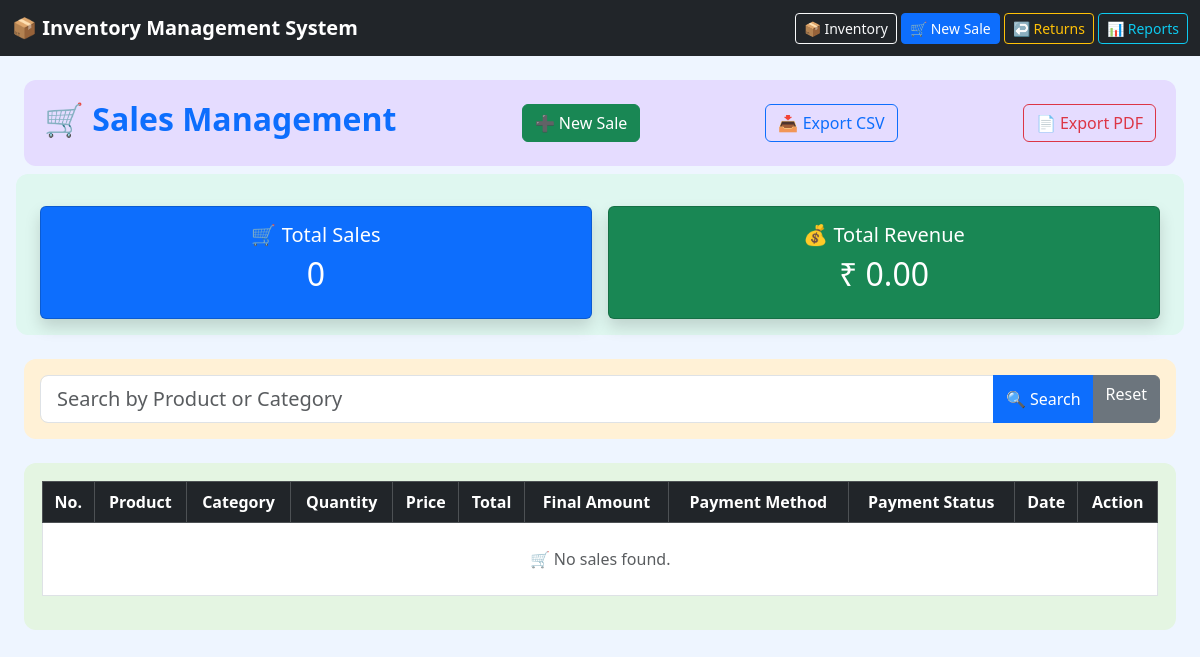
Before: /sales with the older database file.
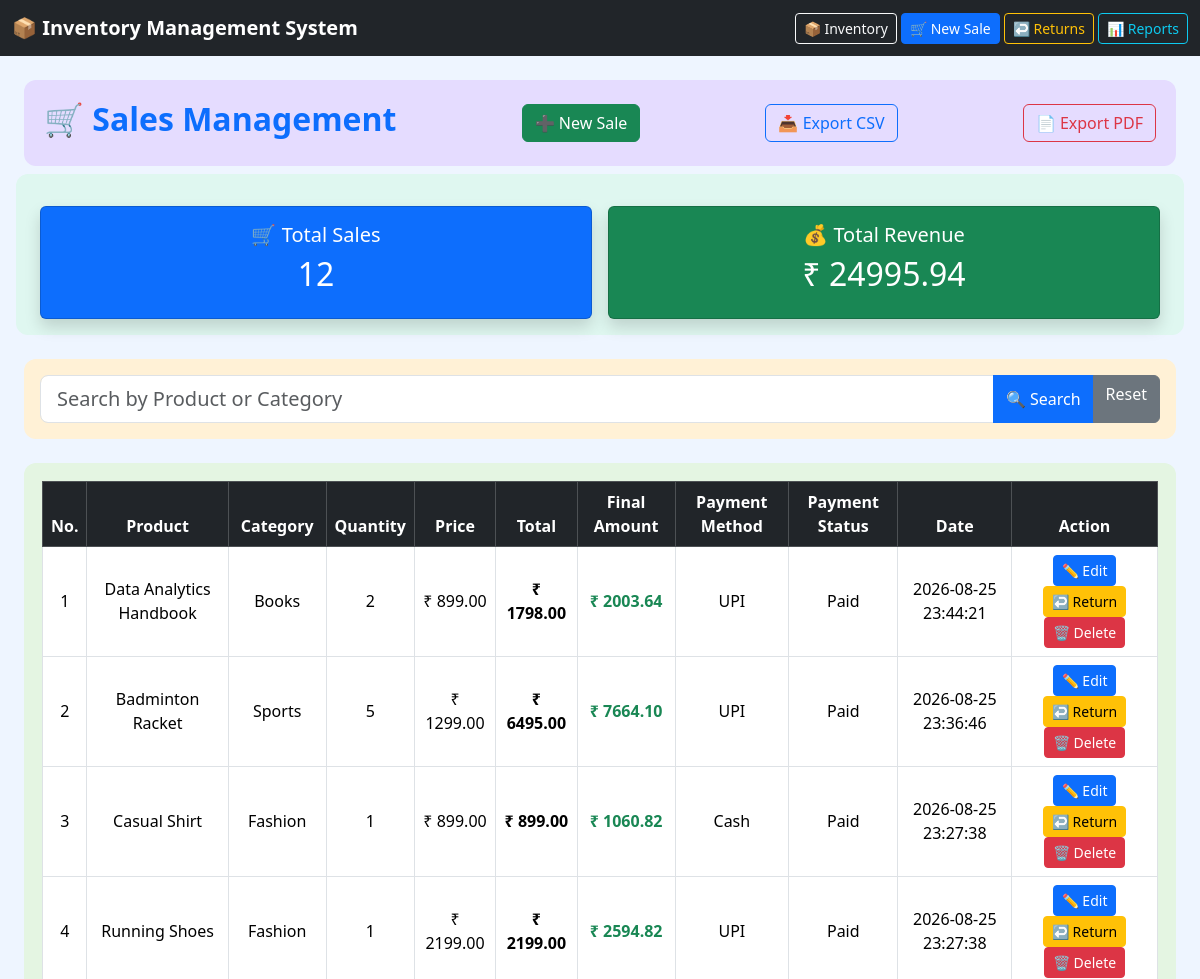
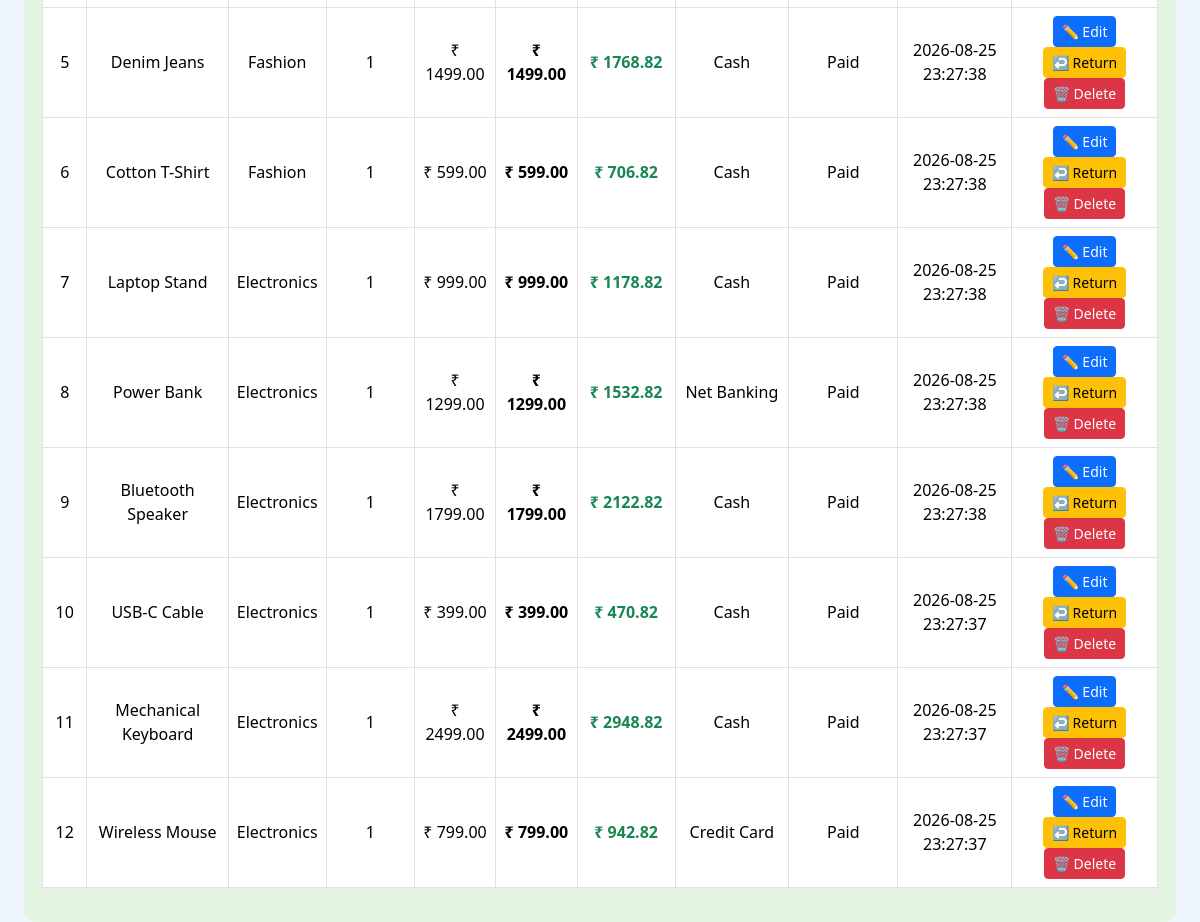
After: the same page with the newer database file (2 pictures, top to bottom).
### tables this page shows
CREATE TABLE sales (
            sale_id INTEGER PRIMARY KEY AUTOINCREMENT,
            product_id INTEGER NOT NULL,
            customer_id INTEGER,
            quantity INTEGER NOT NULL,
            price REAL NOT NULL,
            total REAL NOT NULL,
            sale_date TIMESTAMP DEFAULT CURRENT_TIMESTAMP, discount REAL NOT NULL DEFAULT 0, gst_rate REAL NOT NULL DEFAULT 18, gst REAL NOT NULL DEFAULT 0, grand_total REAL NOT NULL DEFAULT 0, payment_method TEXT NOT NULL DEFAULT 'Cash', payment_amount REAL NOT NULL DEFAULT 0, payment_status TEXT NOT NULL DEFAULT 'Paid', payment_date TIMESTAMP, transaction_id TEXT,

            FOREIGN KEY (product_id)
            REFERENCES products(product_id),

            FOREIGN KEY (customer_id)
            REFERENCES customers(customer_id)
        );

CREATE TABLE products (
            product_id INTEGER PRIMARY KEY AUTOINCREMENT,
            product_name TEXT NOT NULL,
            category TEXT NOT NULL,
            quantity INTEGER NOT NULL,
            price REAL NOT NULL
        );

### app.py (the view)
@app.route("/sales")
def sales():
    conn = connect_db()
    cursor = conn.cursor()
    cursor.execute("""
        SELECT
            sales.sale_id,
            products.product_name,
            products.category,
            customers.customer_name,
            customers.phone,
            sales.quantity,
            sales.price,
            sales.total,
            sales.discount,
            sales.gst_rate,
            sales.gst,
            sales.grand_total,
            sales.payment_method,
            sales.payment_amount,
            sales.payment_status,
            sales.payment_date,
            sales.transaction_id,
            sales.sale_date

        FROM sales

        JOIN products
        ON sales.product_id = products.product_id

        LEFT JOIN customers
        ON sales.customer_id = customers.customer_id

        ORDER BY sales.sale_id DESC
    """)
    sales_data = cursor.fetchall()
    cursor.execute("""
        SELECT SUM(grand_total)
        FROM sales
    """)
    total_revenue = cursor.fetchone()[0] or 0
    cursor.execute("""
        SELECT COUNT(*)
        FROM sales
    """)
    total_sales = cursor.fetchone()[0]
    conn.close()
    return render_template(
        "sales.html",
        sales=sales_data,
        total_revenue=total_revenue,
        total_sales=total_sales
    )

### app.py (called while the page is built)
def connect_db():
    conn = sqlite3.connect("inventory.db")
    conn.row_factory = sqlite3.Row
    conn.execute("PRAGMA foreign_keys = ON")
    return conn

### templates/sales.html (shortened to what the changed rows need)
<!DOCTYPE html>
<html lang="en">
<head>
    <link
        href="https://cdn.jsdelivr.net/npm/bootstrap@5.3.3/dist/css/bootstrap.min.css"
        rel="stylesheet">
    <link
        rel="stylesheet"
        href="{{ url_for('static', filename='css/style.css') }}">
</head>
<body class="sales-page">
<div class="container-fluid px-4 mt-4">
    <div class="sales-header d-flex justify-content-between align-items-center mb-4">
        <h2 class="text-primary fw-bold">
            🛒 Sales Management
        </h2>
    </div>
    <div class="sales-summary row g-3 mb-4">
        <div class="col-md-6">
            <div class="card bg-primary text-white shadow">
                <div class="card-body text-center">
                    <h5>
                        🛒 Total Sales
                    </h5>
                    <h2>
                        {{ total_sales }}
                    </h2>
                </div>
            </div>
        </div>
        <div class="col-md-6">
            <div class="card bg-success text-white shadow">
                <div class="card-body text-center">
                    <h5>
                        💰 Total Revenue
                    </h5>
                    <h2>
                        ₹ {{ "%.2f"|format(total_revenue) }}
                    </h2>
                </div>
            </div>
        </div>
    </div>
    <div class="sales-table inventory-container">
        <div class="table-responsive">
            <table
                class="table table-bordered table-hover align-middle text-center">
                <thead class="table-dark">
                    <tr>
                        <th>No.</th>
                        <th>Product</th>
                        <th>Category</th>
                        <th>Quantity</th>
                        <th>Price</th>
                        <th>Total</th>
                        <th>Final Amount</th>
                        <th>Payment Method</th>
                        <th>Payment Status</th>
                        <th>Date</th>
                        <th>Action</th>
                    </tr>
                </thead>
                <tbody>
                {% if sales %}
                    {% for sale in sales %}
                    <tr>
                        <td>
                            {{ loop.index }}
                        </td>
                        <td>
                            {{ sale["product_name"] }}
                        </td>
                        <td>
                            {{ sale["category"] }}
                        </td>
                        <td>
                            {{ sale["quantity"] }}
                        </td>
                        <td>
                            ₹ {{ "%.2f"|format(sale["price"]) }}
                        </td>
                        <td class="fw-bold">
                            ₹ {{ "%.2f"|format(sale["total"]) }}
                        </td>
                        <td class="fw-bold text-success">
                            ₹ {{ "%.2f"|format(sale["grand_total"]) }}
                        </td>
                        <td>
                            {{ sale["payment_method"] }}
                        </td>
                        <td>
                            {{ sale["payment_status"] }}
                        </td>
                        <td>
                            {{ sale["sale_date"] }}
                        </td>
                        <td>
                            <a
                                href="/edit-sale/{{ sale['sale_id'] }}"
                                class="btn btn-primary btn-sm">
                                ✏️ Edit
                            </a>
                            <a
                                href="/returns"
                                class="btn btn-warning btn-sm">
                                ↩️ Return
                            </a>
                            <a
                                href="/delete-sale/{{ sale['sale_id'] }}"
                                class="btn btn-danger btn-sm"
                                onclick="return confirm('Delete this sale? Stock will be restored.');">
                                🗑️ Delete
                            </a>
                        </td>
                    </tr>
                    {% endfor %}
                {% else %}
                    <tr>
                        <td
                            colspan="11"
                            class="text-muted py-4">
                            🛒 No sales found.
                        </td>
                    </tr>
                {% endif %}
                </tbody>
            </table>
        </div>
    </div>
</div>
</body>
</html>

Changed rows visible on the page:
added sales: product_name "Data Analytics Handbook", category "Books", quantity "2", price "899.00", total "1798.00", grand_total "2003.64", payment_method "UPI", payment_status "Paid", sale_date "2026-08-25 23:44:21"
added sales: product_name "Badminton Racket", category "Sports", quantity "5", price "1299.00", total "6495.00", grand_total "7664.10", payment_method "UPI", payment_status "Paid", sale_date "2026-08-25 23:36:46"
added sales: product_name "Casual Shirt", category "Fashion", quantity "1", price "899.00", total "899.00", grand_total "1060.82", payment_method "Cash", payment_status "Paid", sale_date "2026-08-25 23:27:38"
added sales: product_name "Running Shoes", category "Fashion", quantity "1", price "2199.00", total "2199.00", grand_total "2594.82", payment_method "UPI", payment_status "Paid", sale_date "2026-08-25 23:27:38"
added sales: product_name "Denim Jeans", category "Fashion", quantity "1", price "1499.00", total "1499.00", grand_total "1768.82", payment_method "Cash", payment_status "Paid", sale_date "2026-08-25 23:27:38"
added sales: product_name "Cotton T-Shirt", category "Fashion", quantity "1", price "599.00", total "599.00", grand_total "706.82", payment_method "Cash", payment_status "Paid", sale_date "2026-08-25 23:27:38"
added sales: product_name "Laptop Stand", category "Electronics", quantity "1", price "999.00", total "999.00", grand_total "1178.82", payment_method "Cash", payment_status "Paid", sale_date "2026-08-25 23:27:38"
added sales: product_name "Power Bank", category "Electronics", quantity "1", price "1299.00", total "1299.00", grand_total "1532.82", payment_method "Net Banking", payment_status "Paid", sale_date "2026-08-25 23:27:38"
added sales: product_name "Bluetooth Speaker", category "Electronics", quantity "1", price "1799.00", total "1799.00", grand_total "2122.82", payment_method "Cash", payment_status "Paid", sale_date "2026-08-25 23:27:38"
added sales: product_name "USB-C Cable", category "Electronics", quantity "1", price "399.00", total "399.00", grand_total "470.82", payment_method "Cash", payment_status "Paid", sale_date "2026-08-25 23:27:37"
added sales: product_name "Mechanical Keyboard", category "Electronics", quantity "1", price "2499.00", total "2499.00", grand_total "2948.82", payment_method "Cash", payment_status "Paid", sale_date "2026-08-25 23:27:37"
added sales: product_name "Wireless Mouse", category "Electronics", quantity "1", price "799.00", total "799.00", grand_total "942.82", payment_method "Credit Card", payment_status "Paid", sale_date "2026-08-25 23:27:37"
Other visible differences:
{{ total_sales }}: "0" → "12"
{{ "%.2f"|format(total_revenue) }}: "0.00" → "24995.94"
text no longer shown: "🛒 No sales found."
